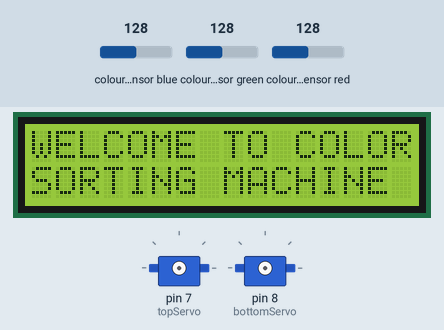
A sketch run on a simulated Arduino Uno, built with avr-gcc and run on an emulated ATmega328P. On the bench: 16×2 character LCD, 2 × servo. Wiring (inferred from the names in the program): TCS3200 colour sensor: output pin 6; S2 pin 4; S3 pin 5; S0 pin 2; S1 pin 3. Inputs (shaded band) come from the test bench; at power-on: colour sensor blue 128, colour sensor green 128, colour sensor red 128. What the sketch prints to the serial monitor is not drawn.

Above: at 0.1 s.
At 6.63 s:
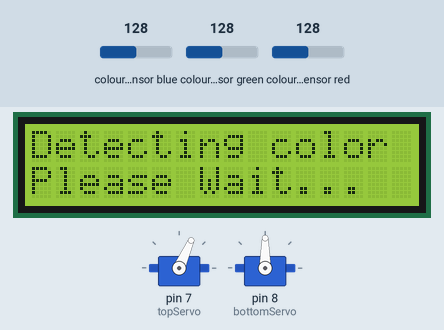
At 21.95 s:
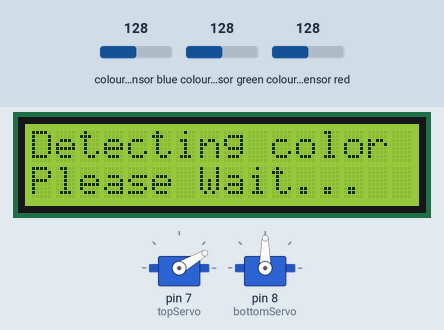
At 39.3 s:
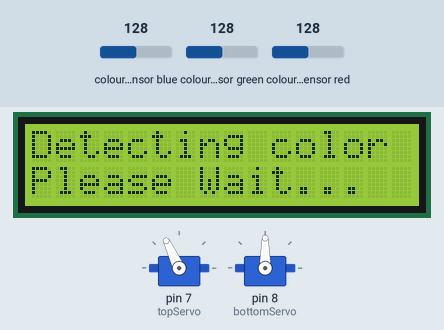
Timing chart, 0 to 40.0 s (numbered marks = the images above):
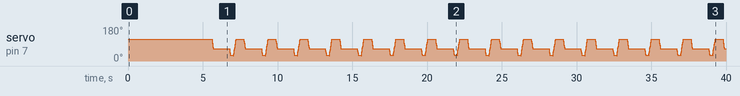

The sketch:

Color_Sorter.ino
```cpp
/*     Arduino Project - Color Sorting Machine(CSM)
 *
 *     Author@ Dr. Rishabh Raj
 *
 */
#include <Servo.h>
#include <Wire.h>
#include <LiquidCrystal_I2C.h>
#define S0 2
#define S1 3
#define S2 4
#define S3 5
#define sensorOut 6
int red, blue, green =0;
LiquidCrystal_I2C lcd(0x27,16,2);
Servo topServo;
Servo bottomServo;
int frequency = 0;
int color=0;
void setup() {
  lcd.init();
  lcd.backlight();
  lcd.setCursor(0,0);
  lcd.print("WELCOME TO COLOR");
  lcd.setCursor(0,1);
  lcd.print("SORTING MACHINE");
  delay(5000);
  lcd.clear();
  pinMode(S0, OUTPUT);
  pinMode(S1, OUTPUT);
  pinMode(S2, OUTPUT);
  pinMode(S3, OUTPUT);
  pinMode(sensorOut, INPUT);
  // Setting frequency-scaling to 20%
  digitalWrite(S0, HIGH);
  digitalWrite(S1, LOW);
  topServo.attach(7);
  bottomServo.attach(8);
  Serial.begin(9600);
}
void loop() {
  topServo.write(115);
  delay(500);

  for(int i = 115; i > 65; i--) {
    topServo.write(i);
    delay(2);
  }
  delay(500);

  color = readColor();
  delay(100);
  switch (color) {

    case 1://for red color
    bottomServo.write(25);
    red++;
    lcd.clear();
    lcd.setCursor(0,0);
    lcd.print("Red Detected");
    lcd.setCursor(0,1);
    lcd.print("Total Red =");
    lcd.setCursor(11,1);
    lcd.print(red);
    delay(1500);
    lcd.clear();
    break;

    case 2://for blue color
    bottomServo.write(100);
    blue++;
    lcd.clear();
    lcd.setCursor(0,0);
    lcd.print("Blue Detected");
    lcd.setCursor(0,1);
    lcd.print("Total blue =");
    lcd.setCursor(12,1);
    lcd.print(blue);
    delay(1500);
    lcd.clear();
    break;

    case 3:
    bottomServo.write(165);
    green++;
    lcd.clear();
    lcd.setCursor(0,0);
    lcd.print("Green Detected");
    lcd.setCursor(0,1);
    lcd.print("Total green =");
    lcd.setCursor(13,1);
    lcd.print(red);
    delay(1500);
    lcd.clear();
    break;

    case 0:
    lcd.setCursor(0,0);
    lcd.print("Detecting color");
    lcd.setCursor(0,1);
    lcd.print("Please Wait...");
    break;
    //You can add more case-statement based on color you have defined
  }
  delay(300);

  for(int i = 65; i > 29; i--) {
    topServo.write(i);
    delay(2);
  }
  delay(200);

  for(int i = 29; i < 115; i++) {
    topServo.write(i);
    delay(2);
  }
  color=0;
}
// Custom Function - readColor()
int readColor() {
  // Setting red filtered photodiodes to be read
  digitalWrite(S2, LOW);
  digitalWrite(S3, LOW);
  // Reading the output frequency
  frequency = pulseIn(sensorOut, LOW);
  int R = frequency;
  // Printing the value on the serial monitor
  Serial.print("R= ");//printing name
  Serial.print(frequency);//printing RED color frequency
  Serial.print("  ");
  delay(50);
  // Setting Green filtered photodiodes to be read
  digitalWrite(S2, HIGH);
  digitalWrite(S3, HIGH);
  // Reading the output frequency
  frequency = pulseIn(sensorOut, LOW);
  int G = frequency;
  // Printing the value on the serial monitor
  Serial.print("G= ");//printing name
  Serial.print(frequency);//printing RED color frequency
  Serial.print("  ");
  delay(50);
  // Setting Blue filtered photodiodes to be read
  digitalWrite(S2, LOW);
  digitalWrite(S3, HIGH);
  // Reading the output frequency
  frequency = pulseIn(sensorOut, LOW);
  int B = frequency;
  // Printing the value on the serial monitor
  Serial.print("B= ");//printing name
  Serial.print(frequency);//printing RED color frequency
  Serial.println("  ");
  delay(50);
  //This is color section, you first have to calibrate for each color you have in your collection to be sorted out
  //You Have to take range for each color by first looking at its frequency you get from Color detector(serial moitior)
  if(R>55 & R<90 & G>150 & G<210){
    color = 1; // Red
  }
  if (G<180 & G>140 & B<100 &B>70){
    color = 2; // Blue
  }
  if(R>55 & R<75 & G<60 & G>40){
    color = 3; // Green
  }

  return color;
}
```
